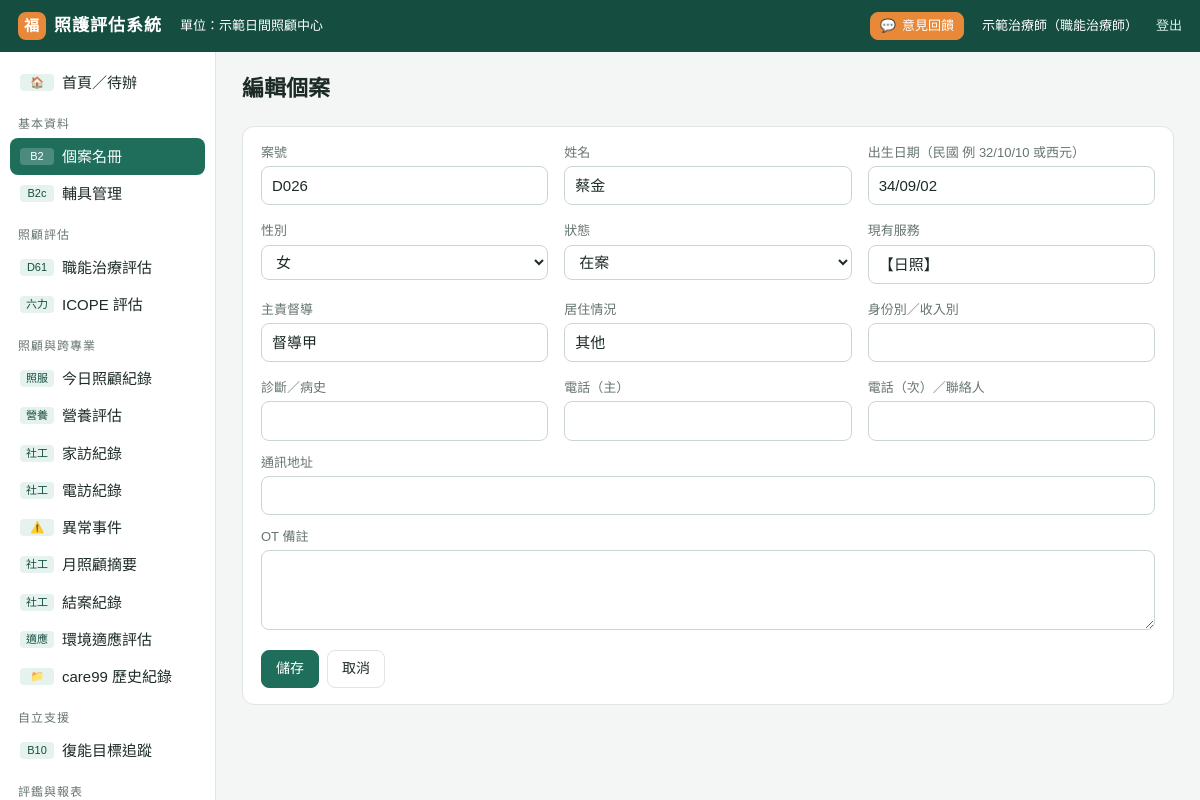
Page /clients/26/edit (signed in) on the earlier database version.
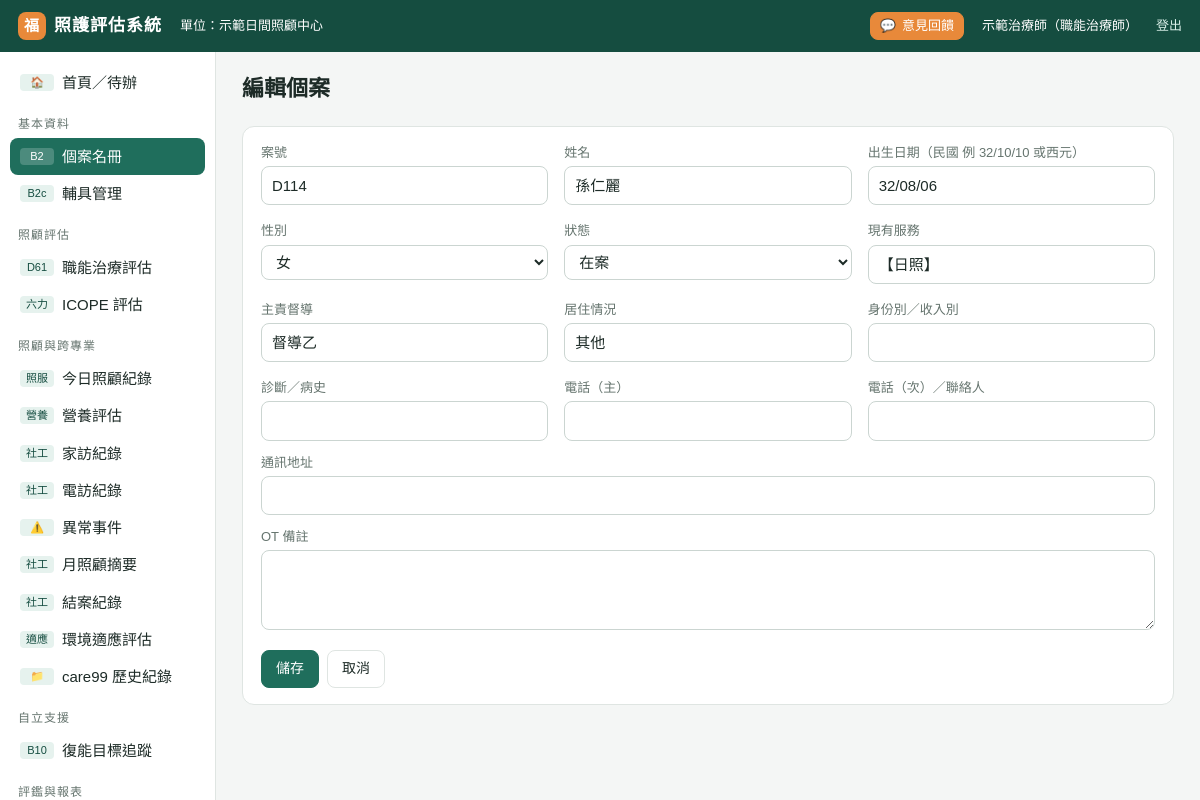
Same page on the later database version.
### tables this page shows
CREATE TABLE clients (id INTEGER PRIMARY KEY, case_no TEXT, name TEXT, gender TEXT, birth TEXT,
  services TEXT, supervisor TEXT, living TEXT, identity TEXT, phone TEXT, phone2 TEXT, address TEXT,
  diagnosis TEXT, status TEXT DEFAULT '在案', note TEXT, created TEXT, updated TEXT);

### app.py (the view, shortened to what this page needs)
@app.route("/clients/new", methods=["GET", "POST"])
@app.route("/clients/<int:cid>/edit", methods=["GET", "POST"])
@login_required
def client_edit(cid=None):
    c = get_client(cid) if cid else {"status": "在案"}
    return render_template("client_form.html", c=c)

### app.py (called while the page is built)
def db():
    if "db" not in g:
        g.db = sqlite3.connect(DB_PATH)
        g.db.row_factory = sqlite3.Row
        g.db.execute("PRAGMA foreign_keys=ON")
    return g.db

@app.teardown_appcontext
def _close(_):
    d = g.pop("db", None)
    if d is not None:
        d.close()

def setting(key):
    r = db().execute("SELECT value FROM settings WHERE key=?", (key,)).fetchone()
    return r["value"] if r else DEFAULT_SETTINGS.get(key, "")

def to_date(s):
    if not s:
        return None
    if isinstance(s, (date, datetime)):
        return s if isinstance(s, date) and not isinstance(s, datetime) else s.date()
    s = str(s).strip().replace(".", "/").replace("-", "/")
    parts = s.split("/")
    try:
        y, m, d = (int(p) for p in parts[:3])
    except ValueError:
        return None
    if y < 1000:
        y += 1911
    try:
        return date(y, m, d)
    except ValueError:
        return None

def roc(s, sep="/"):
    d = to_date(s)
    return f"{d.year - 1911}{sep}{d.month:02d}{sep}{d.day:02d}" if d else ""

def get_client(cid):
    r = db().execute("SELECT * FROM clients WHERE id=?", (cid,)).fetchone()
    if not r:
        abort(404)
    return client_dict(r)

### templates/client_form.html
{% extends "base.html" %}
{% block body %}
<div class="pagehead"><h1>{{ '編輯個案' if c.id else '新增個案' }}</h1></div>
<form class="card" method="post">
<div class="grid g3">
  {% for k, l in [('case_no','案號'),('name','姓名'),('birth','出生日期（民國 例 32/10/10 或西元）')] %}
  <div><label class="f">{{ l }}</label><input type="text" name="{{ k }}" value="{{ (c[k]|roc) if k=='birth' else (c[k] or '') }}" style="width:100%"></div>{% endfor %}
  <div><label class="f">性別</label><select name="gender" style="width:100%">{% for s in ['','女','男'] %}<option {{ 'selected' if s==c.gender }}>{{ s }}</option>{% endfor %}</select></div>
  <div><label class="f">狀態</label><select name="status" style="width:100%">{% for s in ['在案','暫停','結案'] %}<option {{ 'selected' if s==c.status }}>{{ s }}</option>{% endfor %}</select></div>
  {% for k, l in [('services','現有服務'),('supervisor','主責督導'),('living','居住情況'),('identity','身份別／收入別'),('diagnosis','診斷／病史'),('phone','電話（主）'),('phone2','電話（次）／聯絡人')] %}
  <div><label class="f">{{ l }}</label><input type="text" name="{{ k }}" value="{{ c[k] or '' }}" style="width:100%"></div>{% endfor %}
</div>
<div style="margin-top:12px"><label class="f">通訊地址</label><input type="text" name="address" value="{{ c.address or '' }}" style="width:100%"></div>
<div style="margin-top:12px"><label class="f">OT 備註</label><textarea name="note">{{ c.note or '' }}</textarea></div>
<div class="btns" style="margin-top:14px"><button class="btn pri">儲存</button>{% if c.id %}<a class="btn" href="{{ url_for('client_view', cid=c.id) }}">取消</a>{% endif %}</div>
</form>
{% endblock %}

Differences in the rows shown:
changed clients "【日照】": case_no "D026" → "D114"; name "蔡金" → "孫仁麗"; birth "34/09/02" → "32/08/06"; supervisor "督導甲" → "督導乙"
